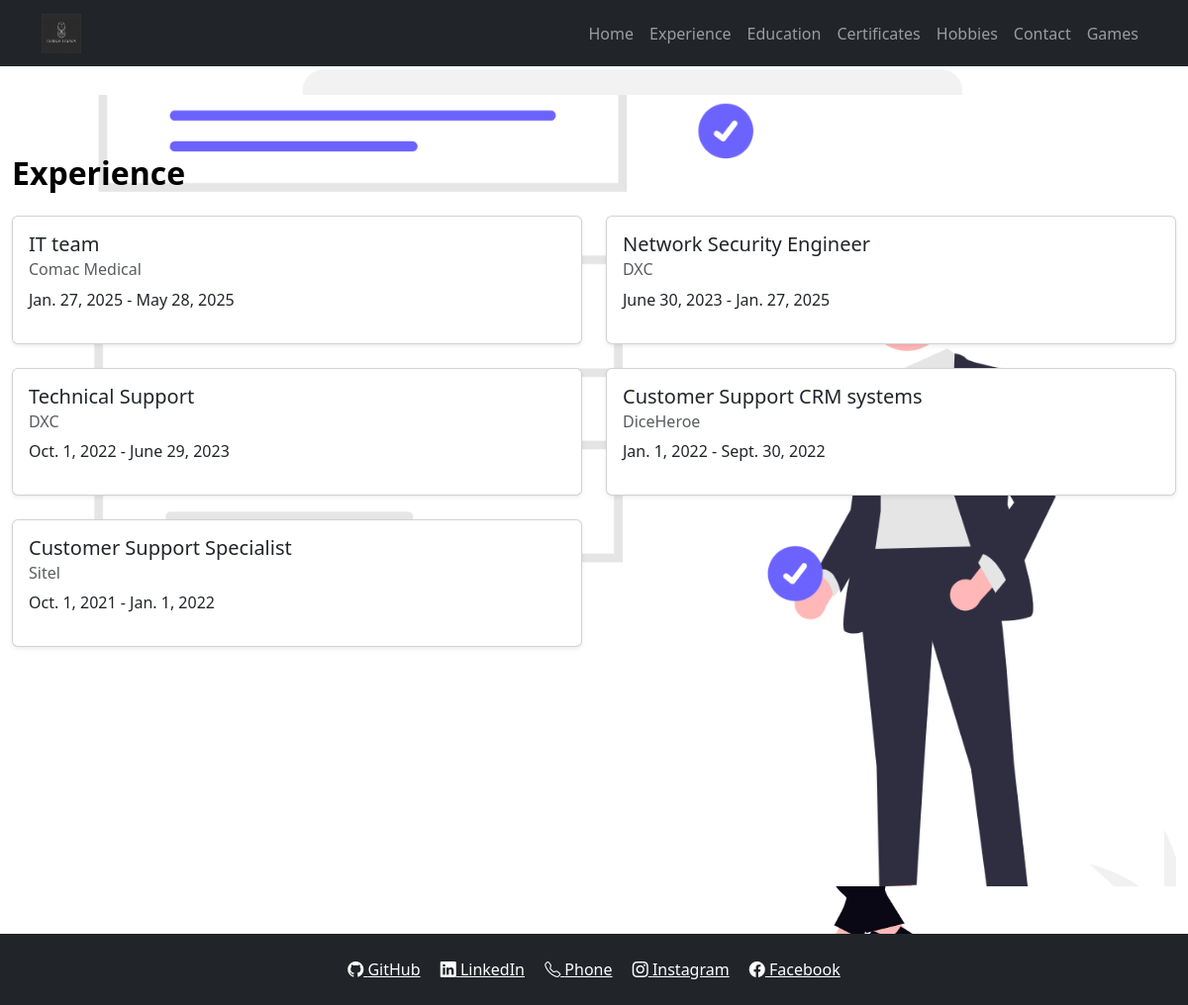
The page /experience/ on the database as committed earlier.
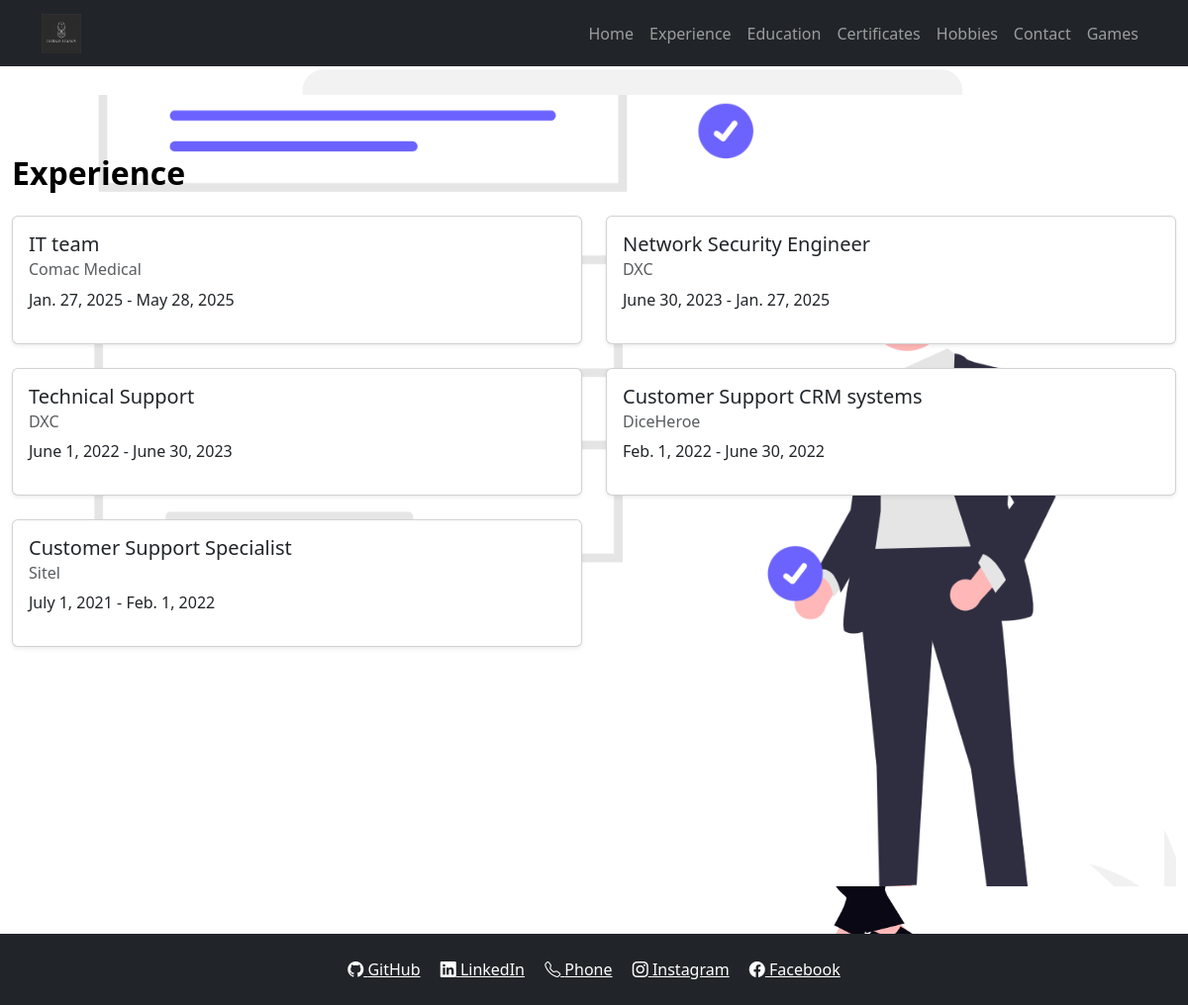
The same page on the database as committed later.
### experience/models.py (models this page shows, shortened)
class Job(models.Model):
    company = models.CharField(max_length=100)
    position = models.CharField(max_length=100)
    start_date = models.DateField()
    end_date = models.DateField(null=True, blank=True)
    description = models.TextField(blank=True)

### experience/views.py (the view)
# urls.py: path('', views.home, name='certificates-home'),
def home(request):
    jobs = Job.objects.all().order_by('-start_date')
    return render(request, 'experience/home.html', {'jobs': jobs})

### experience/templates/experience/home.html (shortened to what this page needs)
{% extends "base.html" %}
{% block section_class %}experience-section{% endblock %}
{% block content %}
<h2 class="mb-4 text-black fw-bold">Experience</h2>
<div class="row row-cols-1 row-cols-md-2 g-4">
    {% for job in jobs %}
    <div class="col">
        <div class="card shadow-sm">
            <div class="card-body">
                <h5 class="card-title">{{ job.position }}</h5>
                <h6 class="card-subtitle mb-2 text-muted">{{ job.company }}</h6>
                <p class="card-text">{{ job.start_date }} - {{ job.end_date|default:"Present" }}</p>
            </div>
        </div>
    </div>
    {% endfor %}
</div>
{% endblock %}

Rows that differ between the two databases and show on the page:
changed Job "Technical Support": start_date "Oct. 1, 2022" → "June 1, 2022"; end_date "June 29, 2023" → "June 30, 2023"
changed Job "Customer Support CRM systems": start_date "Jan. 1, 2022" → "Feb. 1, 2022"; end_date "Sept. 30, 2022" → "June 30, 2022"
changed Job "Customer Support Specialist": start_date "Oct. 1, 2021" → "July 1, 2021"; end_date "Jan. 1, 2022" → "Feb. 1, 2022"
